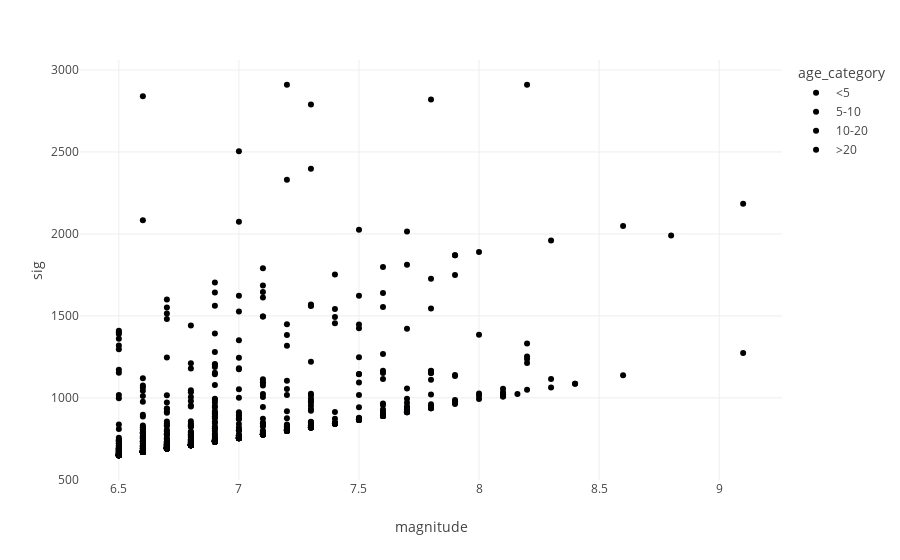

The notebook cell this image was saved under:
### Code cell
fig2.show()

### Figure 1 — Plotly figure (JSON) as saved in the notebook; plotly's stock layout.template omitted (floating-point values rounded to 4 significant figures; data arrays with more than 128 entries replaced by an {"elided": "..."} marker saying what was removed)
{"data": [{"customdata": {"elided": "142x1 str values"}, "hovertemplate": "age_category=<5<br>magnitude=%{x}<br>sig=%{y}<br>date_time=%{customdata[0]}<extra></extra>", "legendgroup": "<5", "marker": {"color": "#000001", "symbol": "circle"}, "mode": "markers", "name": "<5", "orientation": "v", "showlegend": true, "type": "scatter", "x": {"elided": "142 float values"}, "xaxis": "x", "y": {"elided": "142 int values"}, "yaxis": "y"}, {"customdata": {"elided": "223x1 str values"}, "hovertemplate": "age_category=5-10<br>magnitude=%{x}<br>sig=%{y}<br>date_time=%{customdata[0]}<extra></extra>", "legendgroup": "5-10", "marker": {"color": "#000002", "symbol": "circle"}, "mode": "markers", "name": "5-10", "orientation": "v", "showlegend": true, "type": "scatter", "x": {"elided": "223 float values"}, "xaxis": "x", "y": {"elided": "223 int values"}, "yaxis": "y"}, {"customdata": {"elided": "333x1 str values"}, "hovertemplate": "age_category=10-20<br>magnitude=%{x}<br>sig=%{y}<br>date_time=%{customdata[0]}<extra></extra>", "legendgroup": "10-20", "marker": {"color": "#000003", "symbol": "circle"}, "mode": "markers", "name": "10-20", "orientation": "v", "showlegend": true, "type": "scatter", "x": {"elided": "333 float values"}, "xaxis": "x", "y": {"elided": "333 int values"}, "yaxis": "y"}, {"customdata": [["2003"], ["2003"], ["2003"], ["2003"], ["2003"], ["2003"], ["2003"], ["2003"], ["2003"], ["2003"], ["2003"], ["2003"], ["2003"], ["2003"], ["2003"], ["2003"], ["2003"], ["2003"], ["2003"], ["2003"], ["2003"], ["2003"], ["2003"], ["2003"], ["2003"], ["2003"], ["2003"], ["2003"], ["2003"], ["2003"], ["2003"], ["2002"], ["2002"], ["2002"], ["2002"], ["2002"], ["2002"], ["2002"], ["2002"], ["2002"], ["2002"], ["2002"], ["2002"], ["2002"], ["2002"], ["2002"], ["2002"], ["2002"], ["2002"], ["2002"], ["2002"], ["2002"], ["2002"], ["2002"], ["2002"], ["2002"], ["2001"], ["2001"], ["2001"], ["2001"], ["2001"], ["2001"], ["2001"], ["2001"], ["2001"], ["2001"], ["2001"], ["2001"], ["2001"], ["2001"], ["2001"], ["2001"], ["2001"], ["2001"], ["2001"], ["2001"], ["2001"], ["2001"], ["2001"], ["2001"], ["2001"], ["2001"], ["2001"], ["2001"]], "hovertemplate": "age_category=>20<br>magnitude=%{x}<br>sig=%{y}<br>date_time=%{customdata[0]}<extra></extra>", "legendgroup": ">20", "marker": {"color": "#000004", "symbol": "circle"}, "mode": "markers", "name": ">20", "orientation": "v", "showlegend": true, "type": "scatter", "x": [7.3, 6.6, 6.5, 6.5, 6.8, 6.6, 6.5, 6.6, 7, 6.7, 6.7, 6.5, 7.3, 7.4, 8.16, 6.6, 7.2, 7.6, 6.5, 6.8, 6.9, 6.6, 7, 7, 6.8, 6.5, 6.8, 7.6, 6.5, 7.3, 6.7, 6.7, 7.9, 7.4, 6.6, 6.7, 7.6, 6.5, 7.6, 6.5, 6.5, 6.5, 6.6, 6.7, 7.1, 6.7, 6.8, 7.1, 6.5, 7.5, 7.4, 6.6, 6.5, 6.7, 6.6, 7.2, 6.8, 6.8, 6.5, 7.8, 7, 7.5, 7, 6.5, 6.6, 6.5, 7.6, 6.6, 6.7, 8.4, 6.7, 6.8, 6.5, 6.8, 7.1, 7.4, 6.6, 7.7, 6.9, 7.7, 6.9, 7.1, 6.8, 7.5], "xaxis": "x", "y": [820, 670, 650, 1390, 711, 670, 650, 670, 754, 691, 691, 650, 820, 842, 1024, 670, 798, 889, 650, 711, 732, 670, 754, 754, 711, 650, 711, 889, 650, 820, 691, 691, 1750, 842, 670, 691, 889, 650, 889, 650, 650, 650, 670, 691, 776, 691, 711, 776, 650, 865, 842, 670, 650, 691, 670, 798, 711, 711, 650, 936, 754, 865, 754, 650, 754, 650, 889, 670, 691, 1086, 691, 711, 650, 1441, 776, 842, 670, 912, 732, 912, 745, 776, 711, 865], "yaxis": "y"}], "layout": {"legend": {"title": {"text": "age_category"}, "tracegroupgap": 0}, "margin": {"t": 60}, "xaxis": {"anchor": "y", "domain": [0, 1], "title": {"text": "magnitude"}}, "yaxis": {"anchor": "x", "domain": [0, 1], "title": {"text": "sig"}}}}
